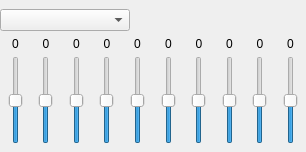
<?xml version="1.0" encoding="UTF-8"?>
<ui version="4.0">
 <class>GUI_Equalizer</class>
 <widget class="QDockWidget" name="GUI_Equalizer">
  <property name="geometry">
   <rect>
    <x>0</x>
    <y>0</y>
    <width>306</width>
    <height>152</height>
   </rect>
  </property>
  <property name="sizePolicy">
   <sizepolicy hsizetype="MinimumExpanding" vsizetype="Minimum">
    <horstretch>0</horstretch>
    <verstretch>0</verstretch>
   </sizepolicy>
  </property>
  <property name="minimumSize">
   <size>
    <width>250</width>
    <height>152</height>
   </size>
  </property>
  <property name="maximumSize">
   <size>
    <width>524287</width>
    <height>152</height>
   </size>
  </property>
  <property name="features">
   <set>QDockWidget::DockWidgetClosable|QDockWidget::DockWidgetVerticalTitleBar</set>
  </property>
  <property name="allowedAreas">
   <set>Qt::AllDockWidgetAreas</set>
  </property>
  <property name="windowTitle">
   <string>Equalizer</string>
  </property>
  <widget class="QWidget" name="dockWidgetContents">
   <property name="sizePolicy">
    <sizepolicy hsizetype="Preferred" vsizetype="Preferred">
     <horstretch>0</horstretch>
     <verstretch>0</verstretch>
    </sizepolicy>
   </property>
   <property name="maximumSize">
    <size>
     <width>16777215</width>
     <height>152</height>
    </size>
   </property>
   <layout class="QGridLayout" name="gridLayout">
    <property name="leftMargin">
     <number>0</number>
    </property>
    <property name="topMargin">
     <number>8</number>
    </property>
    <property name="rightMargin">
     <number>0</number>
    </property>
    <property name="bottomMargin">
     <number>8</number>
    </property>
    <property name="horizontalSpacing">
     <number>0</number>
    </property>
    <property name="verticalSpacing">
     <number>5</number>
    </property>
    <item row="6" column="9">
     <widget class="QSlider" name="sli_8">
      <property name="sizePolicy">
       <sizepolicy hsizetype="MinimumExpanding" vsizetype="MinimumExpanding">
        <horstretch>0</horstretch>
        <verstretch>0</verstretch>
       </sizepolicy>
      </property>
      <property name="minimumSize">
       <size>
        <width>0</width>
        <height>80</height>
       </size>
      </property>
      <property name="maximumSize">
       <size>
        <width>16777215</width>
        <height>5000</height>
       </size>
      </property>
      <property name="minimum">
       <number>-24</number>
      </property>
      <property name="maximum">
       <number>24</number>
      </property>
      <property name="orientation">
       <enum>Qt::Vertical</enum>
      </property>
     </widget>
    </item>
    <item row="5" column="4">
     <widget class="QLabel" name="label_4">
      <property name="sizePolicy">
       <sizepolicy hsizetype="MinimumExpanding" vsizetype="Preferred">
        <horstretch>0</horstretch>
        <verstretch>0</verstretch>
       </sizepolicy>
      </property>
      <property name="text">
       <string>0</string>
      </property>
      <property name="alignment">
       <set>Qt::AlignCenter</set>
      </property>
     </widget>
    </item>
    <item row="5" column="9">
     <widget class="QLabel" name="label_9">
      <property name="sizePolicy">
       <sizepolicy hsizetype="MinimumExpanding" vsizetype="Preferred">
        <horstretch>0</horstretch>
        <verstretch>0</verstretch>
       </sizepolicy>
      </property>
      <property name="text">
       <string>0</string>
      </property>
      <property name="alignment">
       <set>Qt::AlignCenter</set>
      </property>
     </widget>
    </item>
    <item row="5" column="5">
     <widget class="QLabel" name="label_5">
      <property name="sizePolicy">
       <sizepolicy hsizetype="MinimumExpanding" vsizetype="Preferred">
        <horstretch>0</horstretch>
        <verstretch>0</verstretch>
       </sizepolicy>
      </property>
      <property name="text">
       <string>0</string>
      </property>
      <property name="alignment">
       <set>Qt::AlignCenter</set>
      </property>
     </widget>
    </item>
    <item row="6" column="10">
     <widget class="QSlider" name="sli_9">
      <property name="sizePolicy">
       <sizepolicy hsizetype="MinimumExpanding" vsizetype="Expanding">
        <horstretch>0</horstretch>
        <verstretch>5</verstretch>
       </sizepolicy>
      </property>
      <property name="minimumSize">
       <size>
        <width>0</width>
        <height>65</height>
       </size>
      </property>
      <property name="maximumSize">
       <size>
        <width>16777215</width>
        <height>5000</height>
       </size>
      </property>
      <property name="sizeIncrement">
       <size>
        <width>0</width>
        <height>0</height>
       </size>
      </property>
      <property name="layoutDirection">
       <enum>Qt::LeftToRight</enum>
      </property>
      <property name="minimum">
       <number>-24</number>
      </property>
      <property name="maximum">
       <number>24</number>
      </property>
      <property name="orientation">
       <enum>Qt::Vertical</enum>
      </property>
     </widget>
    </item>
    <item row="6" column="8">
     <widget class="QSlider" name="sli_7">
      <property name="sizePolicy">
       <sizepolicy hsizetype="MinimumExpanding" vsizetype="Expanding">
        <horstretch>0</horstretch>
        <verstretch>0</verstretch>
       </sizepolicy>
      </property>
      <property name="minimumSize">
       <size>
        <width>0</width>
        <height>65</height>
       </size>
      </property>
      <property name="maximumSize">
       <size>
        <width>16777215</width>
        <height>5000</height>
       </size>
      </property>
      <property name="minimum">
       <number>-24</number>
      </property>
      <property name="maximum">
       <number>24</number>
      </property>
      <property name="orientation">
       <enum>Qt::Vertical</enum>
      </property>
     </widget>
    </item>
    <item row="5" column="8">
     <widget class="QLabel" name="label_8">
      <property name="sizePolicy">
       <sizepolicy hsizetype="MinimumExpanding" vsizetype="Preferred">
        <horstretch>0</horstretch>
        <verstretch>0</verstretch>
       </sizepolicy>
      </property>
      <property name="text">
       <string>0</string>
      </property>
      <property name="alignment">
       <set>Qt::AlignCenter</set>
      </property>
     </widget>
    </item>
    <item row="5" column="3">
     <widget class="QLabel" name="label_3">
      <property name="sizePolicy">
       <sizepolicy hsizetype="MinimumExpanding" vsizetype="Preferred">
        <horstretch>0</horstretch>
        <verstretch>0</verstretch>
       </sizepolicy>
      </property>
      <property name="text">
       <string>0</string>
      </property>
      <property name="alignment">
       <set>Qt::AlignCenter</set>
      </property>
     </widget>
    </item>
    <item row="6" column="4">
     <widget class="QSlider" name="sli_3">
      <property name="sizePolicy">
       <sizepolicy hsizetype="MinimumExpanding" vsizetype="Expanding">
        <horstretch>0</horstretch>
        <verstretch>0</verstretch>
       </sizepolicy>
      </property>
      <property name="minimumSize">
       <size>
        <width>0</width>
        <height>65</height>
       </size>
      </property>
      <property name="maximumSize">
       <size>
        <width>16777215</width>
        <height>5000</height>
       </size>
      </property>
      <property name="minimum">
       <number>-24</number>
      </property>
      <property name="maximum">
       <number>24</number>
      </property>
      <property name="orientation">
       <enum>Qt::Vertical</enum>
      </property>
     </widget>
    </item>
    <item row="5" column="2">
     <widget class="QLabel" name="label_2">
      <property name="sizePolicy">
       <sizepolicy hsizetype="MinimumExpanding" vsizetype="Preferred">
        <horstretch>0</horstretch>
        <verstretch>0</verstretch>
       </sizepolicy>
      </property>
      <property name="text">
       <string>0</string>
      </property>
      <property name="alignment">
       <set>Qt::AlignCenter</set>
      </property>
     </widget>
    </item>
    <item row="5" column="6">
     <widget class="QLabel" name="label_6">
      <property name="sizePolicy">
       <sizepolicy hsizetype="MinimumExpanding" vsizetype="Preferred">
        <horstretch>0</horstretch>
        <verstretch>0</verstretch>
       </sizepolicy>
      </property>
      <property name="text">
       <string>0</string>
      </property>
      <property name="alignment">
       <set>Qt::AlignCenter</set>
      </property>
     </widget>
    </item>
    <item row="6" column="7">
     <widget class="QSlider" name="sli_6">
      <property name="sizePolicy">
       <sizepolicy hsizetype="MinimumExpanding" vsizetype="Expanding">
        <horstretch>0</horstretch>
        <verstretch>0</verstretch>
       </sizepolicy>
      </property>
      <property name="minimumSize">
       <size>
        <width>0</width>
        <height>65</height>
       </size>
      </property>
      <property name="maximumSize">
       <size>
        <width>16777215</width>
        <height>5000</height>
       </size>
      </property>
      <property name="minimum">
       <number>-24</number>
      </property>
      <property name="maximum">
       <number>24</number>
      </property>
      <property name="orientation">
       <enum>Qt::Vertical</enum>
      </property>
     </widget>
    </item>
    <item row="6" column="5">
     <widget class="QSlider" name="sli_4">
      <property name="sizePolicy">
       <sizepolicy hsizetype="MinimumExpanding" vsizetype="Expanding">
        <horstretch>0</horstretch>
        <verstretch>0</verstretch>
       </sizepolicy>
      </property>
      <property name="minimumSize">
       <size>
        <width>0</width>
        <height>65</height>
       </size>
      </property>
      <property name="maximumSize">
       <size>
        <width>16777215</width>
        <height>5000</height>
       </size>
      </property>
      <property name="minimum">
       <number>-24</number>
      </property>
      <property name="maximum">
       <number>24</number>
      </property>
      <property name="orientation">
       <enum>Qt::Vertical</enum>
      </property>
     </widget>
    </item>
    <item row="5" column="10">
     <widget class="QLabel" name="label_10">
      <property name="sizePolicy">
       <sizepolicy hsizetype="MinimumExpanding" vsizetype="Preferred">
        <horstretch>0</horstretch>
        <verstretch>0</verstretch>
       </sizepolicy>
      </property>
      <property name="text">
       <string>0</string>
      </property>
      <property name="alignment">
       <set>Qt::AlignCenter</set>
      </property>
     </widget>
    </item>
    <item row="6" column="3">
     <widget class="QSlider" name="sli_2">
      <property name="sizePolicy">
       <sizepolicy hsizetype="MinimumExpanding" vsizetype="Expanding">
        <horstretch>0</horstretch>
        <verstretch>0</verstretch>
       </sizepolicy>
      </property>
      <property name="minimumSize">
       <size>
        <width>0</width>
        <height>65</height>
       </size>
      </property>
      <property name="maximumSize">
       <size>
        <width>16777215</width>
        <height>5000</height>
       </size>
      </property>
      <property name="minimum">
       <number>-24</number>
      </property>
      <property name="maximum">
       <number>24</number>
      </property>
      <property name="orientation">
       <enum>Qt::Vertical</enum>
      </property>
     </widget>
    </item>
    <item row="6" column="2">
     <widget class="QSlider" name="sli_1">
      <property name="sizePolicy">
       <sizepolicy hsizetype="MinimumExpanding" vsizetype="Expanding">
        <horstretch>0</horstretch>
        <verstretch>0</verstretch>
       </sizepolicy>
      </property>
      <property name="minimumSize">
       <size>
        <width>0</width>
        <height>65</height>
       </size>
      </property>
      <property name="maximumSize">
       <size>
        <width>16777215</width>
        <height>5000</height>
       </size>
      </property>
      <property name="minimum">
       <number>-24</number>
      </property>
      <property name="maximum">
       <number>24</number>
      </property>
      <property name="orientation">
       <enum>Qt::Vertical</enum>
      </property>
     </widget>
    </item>
    <item row="6" column="1">
     <widget class="QSlider" name="sli_0">
      <property name="sizePolicy">
       <sizepolicy hsizetype="MinimumExpanding" vsizetype="Expanding">
        <horstretch>0</horstretch>
        <verstretch>0</verstretch>
       </sizepolicy>
      </property>
      <property name="minimumSize">
       <size>
        <width>0</width>
        <height>65</height>
       </size>
      </property>
      <property name="maximumSize">
       <size>
        <width>16777215</width>
        <height>5000</height>
       </size>
      </property>
      <property name="minimum">
       <number>-24</number>
      </property>
      <property name="maximum">
       <number>24</number>
      </property>
      <property name="orientation">
       <enum>Qt::Vertical</enum>
      </property>
     </widget>
    </item>
    <item row="6" column="6">
     <widget class="QSlider" name="sli_5">
      <property name="sizePolicy">
       <sizepolicy hsizetype="MinimumExpanding" vsizetype="Expanding">
        <horstretch>0</horstretch>
        <verstretch>0</verstretch>
       </sizepolicy>
      </property>
      <property name="minimumSize">
       <size>
        <width>0</width>
        <height>65</height>
       </size>
      </property>
      <property name="maximumSize">
       <size>
        <width>16777215</width>
        <height>5000</height>
       </size>
      </property>
      <property name="minimum">
       <number>-24</number>
      </property>
      <property name="maximum">
       <number>24</number>
      </property>
      <property name="orientation">
       <enum>Qt::Vertical</enum>
      </property>
     </widget>
    </item>
    <item row="5" column="7">
     <widget class="QLabel" name="label_7">
      <property name="sizePolicy">
       <sizepolicy hsizetype="MinimumExpanding" vsizetype="Preferred">
        <horstretch>0</horstretch>
        <verstretch>0</verstretch>
       </sizepolicy>
      </property>
      <property name="text">
       <string>0</string>
      </property>
      <property name="alignment">
       <set>Qt::AlignCenter</set>
      </property>
     </widget>
    </item>
    <item row="5" column="1">
     <widget class="QLabel" name="label">
      <property name="sizePolicy">
       <sizepolicy hsizetype="MinimumExpanding" vsizetype="Preferred">
        <horstretch>0</horstretch>
        <verstretch>0</verstretch>
       </sizepolicy>
      </property>
      <property name="text">
       <string>0</string>
      </property>
      <property name="alignment">
       <set>Qt::AlignCenter</set>
      </property>
     </widget>
    </item>
    <item row="0" column="1" colspan="10">
     <layout class="QHBoxLayout" name="horizontalLayout">
      <property name="spacing">
       <number>5</number>
      </property>
      <item>
       <widget class="QComboBox" name="combo_presets">
        <property name="minimumSize">
         <size>
          <width>130</width>
          <height>0</height>
         </size>
        </property>
        <property name="maximumSize">
         <size>
          <width>5000</width>
          <height>16777215</height>
         </size>
        </property>
       </widget>
      </item>
      <item>
       <spacer name="horizontalSpacer">
        <property name="orientation">
         <enum>Qt::Horizontal</enum>
        </property>
        <property name="sizeHint" stdset="0">
         <size>
          <width>40</width>
          <height>20</height>
         </size>
        </property>
       </spacer>
      </item>
      <item>
       <widget class="QPushButton" name="btn_preset">
        <property name="sizePolicy">
         <sizepolicy hsizetype="Fixed" vsizetype="Fixed">
          <horstretch>0</horstretch>
          <verstretch>0</verstretch>
         </sizepolicy>
        </property>
        <property name="minimumSize">
         <size>
          <width>24</width>
          <height>24</height>
         </size>
        </property>
        <property name="maximumSize">
         <size>
          <width>24</width>
          <height>24</height>
         </size>
        </property>
        <property name="focusPolicy">
         <enum>Qt::NoFocus</enum>
        </property>
        <property name="toolTip">
         <string>Save as custom</string>
        </property>
        <property name="text">
         <string notr="true"/>
        </property>
        <property name="iconSize">
         <size>
          <width>18</width>
          <height>18</height>
         </size>
        </property>
        <property name="flat">
         <bool>true</bool>
        </property>
       </widget>
      </item>
     </layout>
    </item>
   </layout>
  </widget>
 </widget>
 <resources/>
 <connections/>
</ui>
